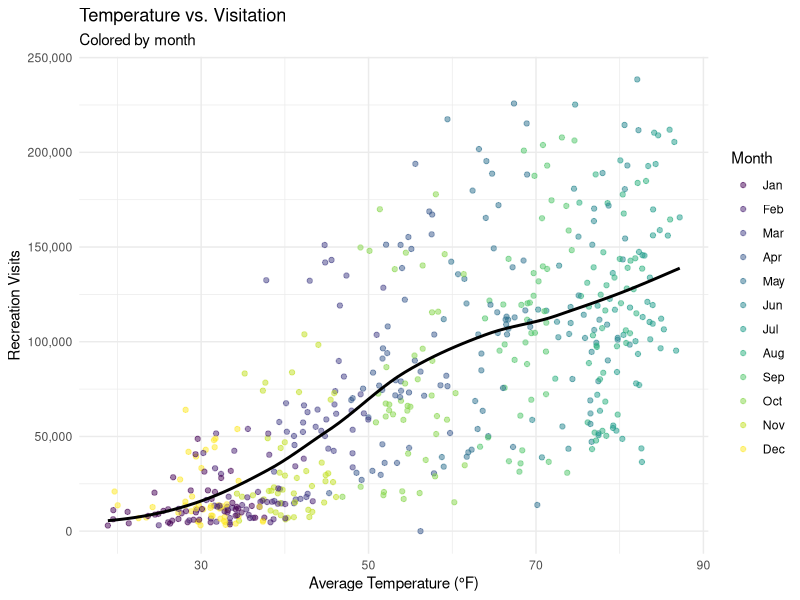
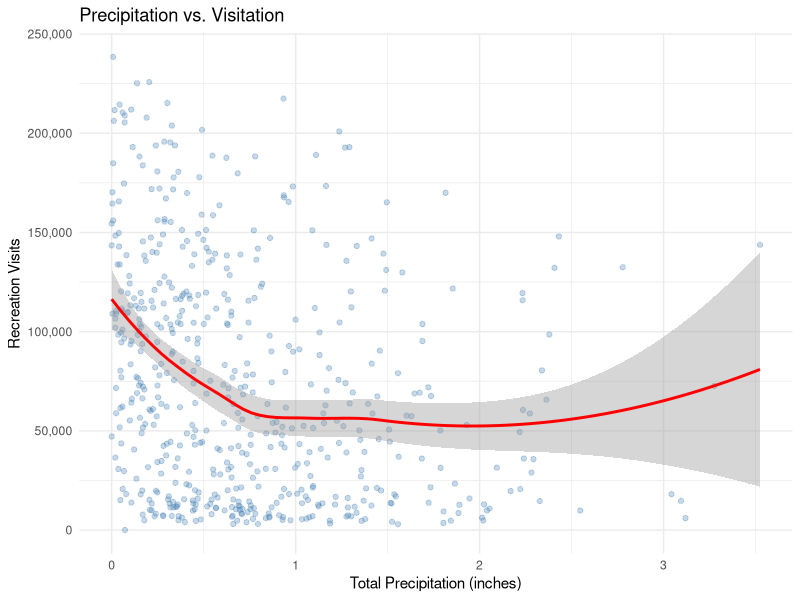
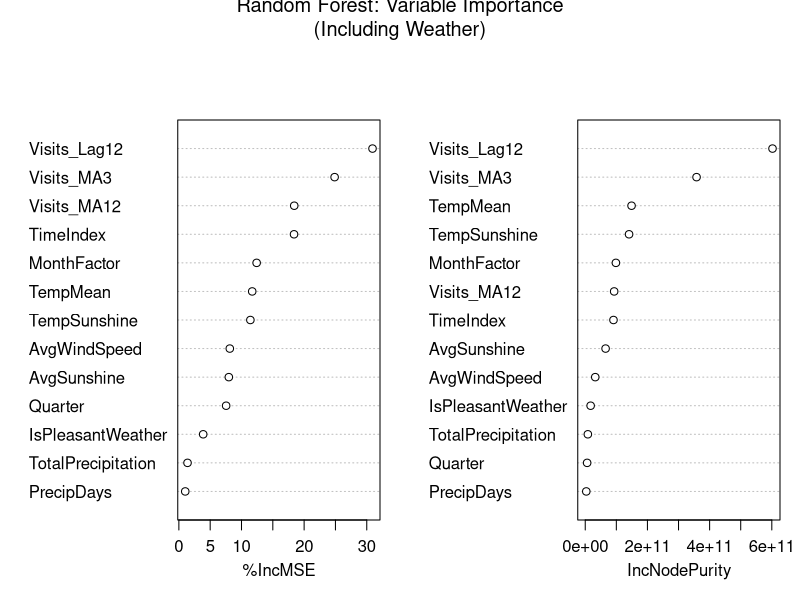
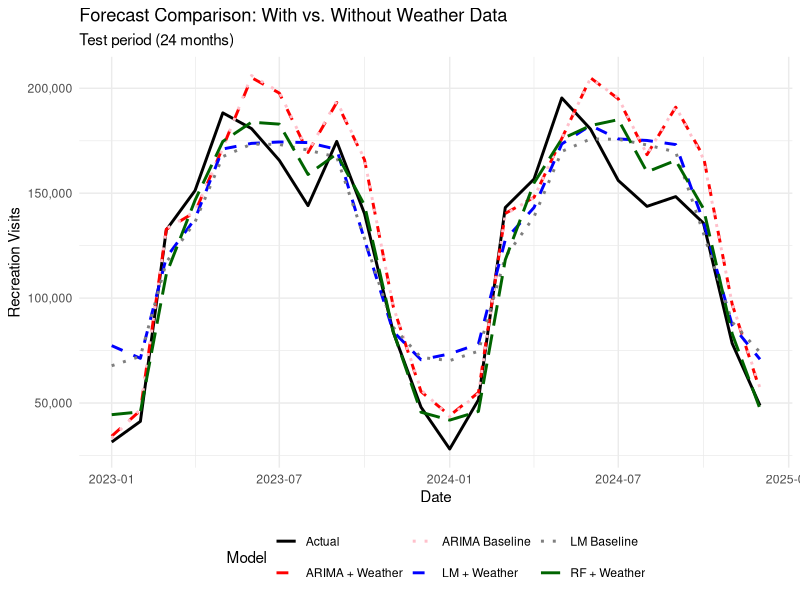
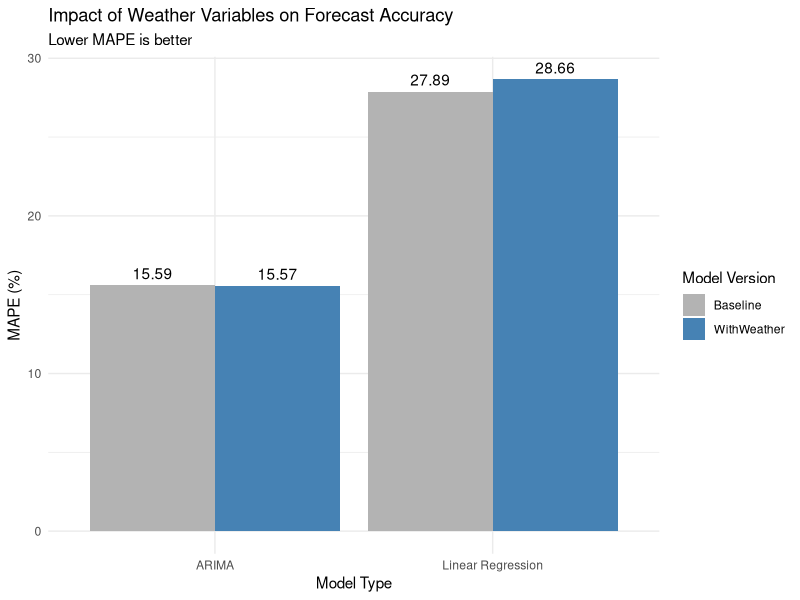

Source code (R) for these figures, in order:
## ---- chunk 1
#| code-summary: "Load packages and optional working directory"
# Optional: set working directory to this project (adjust path as needed)
# setwd("~/Library/CloudStorage/OneDrive-Colostate/teaching/arec_346/other_material/forecast")

library(tidyverse)
library(lubridate)
library(forecast)
library(randomForest)
library(zoo)
library(scales)
## ---- chunk 2
#| code-summary: "Read arches_with_weather.csv and inspect"
cat("\n=== LOADING DATA ===\n")

if (!file.exists("data/arches_with_weather.csv")) {
  cat("Weather data not found. Please run 'fetch_weather_data.R' first.\n")
  cat("Falling back to regular forecasting without weather variables.\n")
  stop("Run fetch_weather_data.R to get weather data")
}

full_data <- read_csv("data/arches_with_weather.csv", show_col_types = FALSE)

cat("Loaded data:", nrow(full_data), "observations\n")
cat("Date range:", as.character(min(full_data$Date)), "to",
    as.character(max(full_data$Date)), "\n")

cat("\nAvailable variables:\n")
print(names(full_data))
## ---- chunk 3
#| code-summary: "Build time, lag, rolling, anomaly, and interaction features"
cat("\n=== FEATURE ENGINEERING ===\n")

full_data <- full_data %>%
  arrange(Date) %>%
  mutate(
    # Time index
    TimeIndex = row_number(),

    # Calendar features
    MonthFactor = factor(Month),
    Quarter = quarter(Date),
    MonthName = month(Date, label = TRUE),

    # Lag features (previous year same month)
    Visits_Lag12 = lag(RecreationVisits, 12),

    # Weather lags
    Temp_Lag1 = lag(TempMean, 1),
    Precip_Lag1 = lag(TotalPrecipitation, 1),

    # Rolling visit stats
    Visits_MA3 = rollmean(RecreationVisits, k = 3, fill = NA, align = "right"),
    Visits_MA12 = rollmean(RecreationVisits, k = 12, fill = NA, align = "right"),

    # Weather anomalies (relative to overall mean)
    TempAnomaly = TempMean - mean(TempMean, na.rm = TRUE),
    PrecipAnomaly = TotalPrecipitation - mean(TotalPrecipitation, na.rm = TRUE),

    # Interaction term
    TempSunshine = TempMean * AvgSunshine,

    # Seasonal weather indicators
    IsSummer = ifelse(Month %in% 6:8, 1, 0),
    IsWinter = ifelse(Month %in% c(12, 1, 2), 1, 0),
    IsPleasantWeather = ifelse(TempMean > 50 & TempMean < 85 & TotalPrecipitation < 1, 1, 0)
  )

cat("Features created\n")
## ---- chunk 4
#| code-summary: "Temp vs visitation, precip vs visitation, correlations"
cat("\n=== WEATHER-VISITATION RELATIONSHIPS ===\n")

p1 <- ggplot(full_data, aes(x = TempMean, y = RecreationVisits, color = MonthName)) +
  geom_point(alpha = 0.5) +
  geom_smooth(method = "loess", se = FALSE, color = "black", linewidth = 1) +
  scale_y_continuous(labels = comma) +
  scale_color_viridis_d() +
  labs(title = "Temperature vs. Visitation",
       subtitle = "Colored by month",
       x = "Average Temperature (°F)",
       y = "Recreation Visits",
       color = "Month") +
  theme_minimal()

print(p1)

p2 <- ggplot(full_data, aes(x = TotalPrecipitation, y = RecreationVisits)) +
  geom_point(alpha = 0.3, color = "steelblue") +
  geom_smooth(method = "loess", color = "red", se = TRUE) +
  scale_y_continuous(labels = comma) +
  labs(title = "Precipitation vs. Visitation",
       x = "Total Precipitation (inches)",
       y = "Recreation Visits") +
  theme_minimal()

print(p2)

weather_vars <- c("RecreationVisits", "TempMean", "TotalPrecipitation",
                  "AvgSunshine", "AvgWindSpeed", "PrecipDays")
cor_matrix <- cor(full_data %>% select(all_of(weather_vars)), use = "complete.obs")

cat("\nCorrelation Matrix:\n")
print(round(cor_matrix, 3))
## ---- chunk 5
#| code-summary: "Create 24-month holdout test set"
cat("\n=== TRAIN-TEST SPLIT ===\n")

train_size <- nrow(full_data) - 24
train_data <- full_data[1:train_size, ]
test_data  <- full_data[(train_size + 1):nrow(full_data), ]

cat("Training data:", nrow(train_data), "observations\n")
cat("Test data:", nrow(test_data), "observations\n")
## ---- chunk 6
#| code-summary: "Fit baseline vs weather vs interaction models and score"
cat("\n=== LINEAR REGRESSION WITH WEATHER VARIABLES ===\n")

lm_baseline <- lm(RecreationVisits ~ TimeIndex + MonthFactor, data = train_data)

lm_weather <- lm(RecreationVisits ~ TimeIndex + MonthFactor +
                   TempMean + TotalPrecipitation + AvgSunshine + AvgWindSpeed,
                 data = train_data)

lm_weather_full <- lm(RecreationVisits ~ TimeIndex + MonthFactor +
                        TempMean + TotalPrecipitation + AvgSunshine +
                        AvgWindSpeed + TempSunshine + IsPleasantWeather,
                      data = train_data)

cat("\n--- Model Comparison (Training) ---\n")
cat("Baseline R²:", summary(lm_baseline)$r.squared, "\n")
cat("With Weather R²:", summary(lm_weather)$r.squared, "\n")
cat("With Weather + Interactions R²:", summary(lm_weather_full)$r.squared, "\n")

cat("\n--- Best Linear Model Summary ---\n")
print(summary(lm_weather_full))

# Predictions on test set
lm_pred_baseline <- predict(lm_baseline, newdata = test_data)
lm_pred_weather  <- predict(lm_weather,  newdata = test_data)
lm_pred_weather_full <- predict(lm_weather_full, newdata = test_data)

# Accuracy helper
calc_metrics <- function(actual, predicted, model_name) {
  mae <- mean(abs(actual - predicted), na.rm = TRUE)
  rmse <- sqrt(mean((actual - predicted)^2, na.rm = TRUE))
  mape <- mean(abs((actual - predicted) / actual), na.rm = TRUE) * 100
  cat("\n", model_name, ":\n", sep = "")
  cat("  MAE: ", format(mae, big.mark = ",", digits = 2), "\n", sep = "")
  cat("  RMSE:", format(rmse, big.mark = ",", digits = 2), "\n", sep = "")
  cat("  MAPE:", round(mape, 2), "%\n", sep = "")
  return(c(MAE = mae, RMSE = rmse, MAPE = mape))
}

cat("\n--- Test Set Performance ---\n")
metrics_lm_baseline <- calc_metrics(test_data$RecreationVisits, lm_pred_baseline,  "LM Baseline (no weather)")
metrics_lm_weather  <- calc_metrics(test_data$RecreationVisits, lm_pred_weather,   "LM with Weather")
metrics_lm_full     <- calc_metrics(test_data$RecreationVisits, lm_pred_weather_full, "LM with Weather + Interactions")
## ---- chunk 7
#| code-summary: "Fit ARIMA baseline and ARIMA+xreg; compare metrics"
cat("\n=== ARIMA WITH EXTERNAL REGRESSORS ===\n")

train_xreg <- train_data %>% select(TempMean, TotalPrecipitation, AvgSunshine) %>% as.matrix()
test_xreg  <- test_data  %>% select(TempMean, TotalPrecipitation, AvgSunshine) %>% as.matrix()

train_ts <- ts(train_data$RecreationVisits,
               start = c(train_data$Year[1], train_data$Month[1]),
               frequency = 12)

arima_baseline <- auto.arima(train_ts, seasonal = TRUE)
arima_baseline_fc <- forecast(arima_baseline, h = 24)

cat("\nFitting ARIMA with external regressors...\n")
arima_weather <- auto.arima(train_ts, xreg = train_xreg, seasonal = TRUE)

cat("\n--- ARIMA with Weather Summary ---\n")
print(summary(arima_weather))

arima_weather_fc <- forecast(arima_weather, xreg = test_xreg, h = 24)

metrics_arima_baseline <- calc_metrics(test_data$RecreationVisits,
                                       as.numeric(arima_baseline_fc$mean),
                                       "ARIMA Baseline")
metrics_arima_weather <- calc_metrics(test_data$RecreationVisits,
                                      as.numeric(arima_weather_fc$mean),
                                      "ARIMA with Weather")
## ---- chunk 8
#| code-summary: "Train RF with visits + weather features; importance + metrics"
cat("\n=== RANDOM FOREST WITH WEATHER VARIABLES ===\n")

train_rf <- train_data %>%
  filter(!is.na(Visits_Lag12) & !is.na(Visits_MA3) & !is.na(Visits_MA12)) %>%
  select(RecreationVisits, TimeIndex, MonthFactor, Quarter,
         Visits_Lag12, Visits_MA3, Visits_MA12,
         TempMean, TotalPrecipitation, AvgSunshine, AvgWindSpeed,
         PrecipDays, TempSunshine, IsPleasantWeather)

test_rf <- test_data %>%
  filter(!is.na(Visits_Lag12) & !is.na(Visits_MA3) & !is.na(Visits_MA12)) %>%
  select(RecreationVisits, TimeIndex, MonthFactor, Quarter,
         Visits_Lag12, Visits_MA3, Visits_MA12,
         TempMean, TotalPrecipitation, AvgSunshine, AvgWindSpeed,
         PrecipDays, TempSunshine, IsPleasantWeather)

set.seed(42)
rf_weather <- randomForest(
  RecreationVisits ~ .,
  data = train_rf,
  ntree = 500,
  mtry = 4,
  importance = TRUE
)

cat("\n--- Random Forest Model ---\n")
print(rf_weather)

cat("\n--- Variable Importance ---\n")
importance_df <- as.data.frame(importance(rf_weather)) %>%
  rownames_to_column("Variable") %>%
  arrange(desc(`%IncMSE`))
print(importance_df)

varImpPlot(rf_weather, main = "Random Forest: Variable Importance\n(Including Weather)")

rf_pred_weather <- predict(rf_weather, newdata = test_rf)

metrics_rf_weather <- calc_metrics(test_rf$RecreationVisits, rf_pred_weather,
                                   "Random Forest with Weather")
## ---- chunk 9
#| code-summary: "Tabulate and sort metrics across all models"
cat("\n=== COMPREHENSIVE MODEL COMPARISON ===\n")

comparison <- data.frame(
  Model = c("LM Baseline", "LM + Weather", "LM + Weather + Interactions",
            "ARIMA Baseline", "ARIMA + Weather", "RF + Weather"),
  MAE = c(metrics_lm_baseline["MAE"], metrics_lm_weather["MAE"],
          metrics_lm_full["MAE"], metrics_arima_baseline["MAE"],
          metrics_arima_weather["MAE"], metrics_rf_weather["MAE"]),
  RMSE = c(metrics_lm_baseline["RMSE"], metrics_lm_weather["RMSE"],
           metrics_lm_full["RMSE"], metrics_arima_baseline["RMSE"],
           metrics_arima_weather["RMSE"], metrics_rf_weather["RMSE"]),
  MAPE = c(metrics_lm_baseline["MAPE"], metrics_lm_weather["MAPE"],
           metrics_lm_full["MAPE"], metrics_arima_baseline["MAPE"],
           metrics_arima_weather["MAPE"], metrics_rf_weather["MAPE"])
) %>%
  mutate(across(where(is.numeric), ~round(., 2))) %>%
  arrange(MAPE)

print(comparison)

cat("\n--- Impact of Weather Variables ---\n")
lm_improvement <- (metrics_lm_baseline["MAPE"] - metrics_lm_full["MAPE"]) / metrics_lm_baseline["MAPE"] * 100
arima_improvement <- (metrics_arima_baseline["MAPE"] - metrics_arima_weather["MAPE"]) / metrics_arima_baseline["MAPE"] * 100

cat("LM MAPE improvement with weather:", round(lm_improvement, 2), "%\n")
cat("ARIMA MAPE improvement with weather:", round(arima_improvement, 2), "%\n")
## ---- chunk 10
#| code-summary: "Overlay forecasts by model and show MAPE improvement"
cat("\n=== GENERATING FORECAST VISUALIZATIONS ===\n")

forecast_comparison <- test_data %>%
  mutate(
    Actual = RecreationVisits,
    `LM Baseline` = lm_pred_baseline,
    `LM + Weather` = lm_pred_weather_full,
    `ARIMA Baseline` = as.numeric(arima_baseline_fc$mean),
    `ARIMA + Weather` = as.numeric(arima_weather_fc$mean)
  ) %>%
  select(Date, Actual, `LM Baseline`, `LM + Weather`, `ARIMA Baseline`, `ARIMA + Weather`)

# RF results (may be fewer observations due to lag NA trimming)
rf_results <- test_rf %>%
  mutate(Date = test_data$Date[match(row_number(), which(!is.na(test_data$Visits_Lag12)))],
         `RF + Weather` = rf_pred_weather) %>%
  select(Date, `RF + Weather`)

forecast_comparison <- forecast_comparison %>%
  left_join(rf_results, by = "Date")

forecast_long <- forecast_comparison %>%
  pivot_longer(cols = -Date, names_to = "Model", values_to = "Visits")

p3 <- ggplot(forecast_long, aes(x = Date, y = Visits, color = Model, linetype = Model)) +
  geom_line(linewidth = 1) +
  scale_color_manual(values = c("Actual" = "black",
                                "LM Baseline" = "gray50",
                                "LM + Weather" = "blue",
                                "ARIMA Baseline" = "pink",
                                "ARIMA + Weather" = "red",
                                "RF + Weather" = "darkgreen")) +
  scale_linetype_manual(values = c("Actual" = "solid",
                                   "LM Baseline" = "dotted",
                                   "LM + Weather" = "dashed",
                                   "ARIMA Baseline" = "dotted",
                                   "ARIMA + Weather" = "dashed",
                                   "RF + Weather" = "longdash")) +
  scale_y_continuous(labels = comma) +
  labs(title = "Forecast Comparison: With vs. Without Weather Data",
       subtitle = "Test period (24 months)",
       x = "Date",
       y = "Recreation Visits") +
  theme_minimal() +
  theme(legend.position = "bottom")

print(p3)

# Weather impact bar chart
improvement_data <- data.frame(
  Model = c("Linear Regression", "ARIMA"),
  Baseline = c(metrics_lm_baseline["MAPE"], metrics_arima_baseline["MAPE"]),
  WithWeather = c(metrics_lm_full["MAPE"], metrics_arima_weather["MAPE"])
) %>%
  pivot_longer(cols = c(Baseline, WithWeather), names_to = "Version", values_to = "MAPE")

p4 <- ggplot(improvement_data, aes(x = Model, y = MAPE, fill = Version)) +
  geom_col(position = "dodge") +
  geom_text(aes(label = round(MAPE, 2)), position = position_dodge(width = 0.9), vjust = -0.5) +
  scale_fill_manual(values = c("Baseline" = "gray70", "WithWeather" = "steelblue")) +
  labs(title = "Impact of Weather Variables on Forecast Accuracy",
       subtitle = "Lower MAPE is better",
       x = "Model Type",
       y = "MAPE (%)",
       fill = "Model Version") +
  theme_minimal()

print(p4)
## ---- chunk 11
#| code-summary: "Coefficients and scenario analysis"
cat("\n=== WEATHER IMPACT ANALYSIS ===\n")

weather_coefs <- coef(lm_weather_full)[c("TempMean", "TotalPrecipitation", "AvgSunshine", "AvgWindSpeed")]

cat("\nWeather Variable Effects (Linear Model):\n")
cat("  Temperature (+1°F):", round(weather_coefs["TempMean"], 0), "visits\n")
cat("  Precipitation (+1 inch):", round(weather_coefs["TotalPrecipitation"], 0), "visits\n")
cat("  Sunshine (+1 hour/day):", round(weather_coefs["AvgSunshine"], 0), "visits\n")
cat("  Wind speed (+1 mph):", round(weather_coefs["AvgWindSpeed"], 0), "visits\n")

cat("\n=== SCENARIO ANALYSIS ===\n")

baseline_scenario <- data.frame(
  TimeIndex = max(train_data$TimeIndex) + 1,
  MonthFactor = factor(7, levels = 1:12),  # July
  TempMean = 85,
  TotalPrecipitation = 0.5,
  AvgSunshine = 10,
  AvgWindSpeed = 8,
  TempSunshine = 85 * 10,
  IsPleasantWeather = 1
)

baseline_pred <- predict(lm_weather_full, newdata = baseline_scenario)

warm_scenario <- baseline_scenario
warm_scenario$TempMean <- 90
warm_scenario$TempSunshine <- 90 * 10
warm_pred <- predict(lm_weather_full, newdata = warm_scenario)

cat("Baseline (July, 85°F):", format(round(baseline_pred), big.mark = ","), "visits\n")
cat("Warmer scenario (+5°F):", format(round(warm_pred), big.mark = ","), "visits\n")
cat("Change:", format(round(warm_pred - baseline_pred), big.mark = ","),
    "(", round((warm_pred - baseline_pred) / baseline_pred * 100, 1), "%)\n\n", sep = "")

rainy_scenario <- baseline_scenario
rainy_scenario$TotalPrecipitation <- 2.0
rainy_scenario$IsPleasantWeather <- 0
rainy_pred <- predict(lm_weather_full, newdata = rainy_scenario)

cat("Rainy scenario (+1.5 inches precip):", format(round(rainy_pred), big.mark = ","), "visits\n")
cat("Change from baseline:", format(round(rainy_pred - baseline_pred), big.mark = ","),
    "(", round((rainy_pred - baseline_pred) / baseline_pred * 100, 1), "%)\n\n", sep = "")
## ---- chunk 12
#| code-summary: "Print key takeaways"
cat("\n=== KEY INSIGHTS ===\n\n")

cat("1. WEATHER IMPACT ON FORECAST ACCURACY:\n")
cat("   - Adding weather variables improved MAPE by", round(lm_improvement, 1), "% (Linear Model)\n")
cat("   - ARIMA with weather improved by", round(arima_improvement, 1), "%\n\n")

cat("2. MOST IMPORTANT WEATHER VARIABLES:\n")
top_weather <- importance_df %>%
  filter(Variable %in% c("TempMean", "TotalPrecipitation", "AvgSunshine", "AvgWindSpeed", "PrecipDays")) %>%
  head(3)
for (i in 1:nrow(top_weather)) {
  cat("   ", i, ". ", top_weather$Variable[i], "\n", sep = "")
}
cat("\n")

cat("3. WEATHER EFFECTS ON VISITATION:\n")
if (weather_coefs["TempMean"] > 0) {
  cat("   - Warmer temperatures generally increase visitation\n")
} else {
  cat("   - Higher temperatures may decrease visitation (heat)\n")
}
if (weather_coefs["TotalPrecipitation"] < 0) {
  cat("   - Precipitation negatively impacts visitation\n")
}
if (weather_coefs["AvgSunshine"] > 0) {
  cat("   - More sunshine hours increase visitation\n")
}

cat("\n4. BEST MODEL:\n")
best_model <- comparison$Model[which.min(comparison$MAPE)]
cat("   -", best_model, "with MAPE of", min(comparison$MAPE), "%\n\n")

cat("\n=== ANALYSIS COMPLETE ===\n")
cat("Weather-enhanced forecasting models successfully trained and evaluated.\n")
